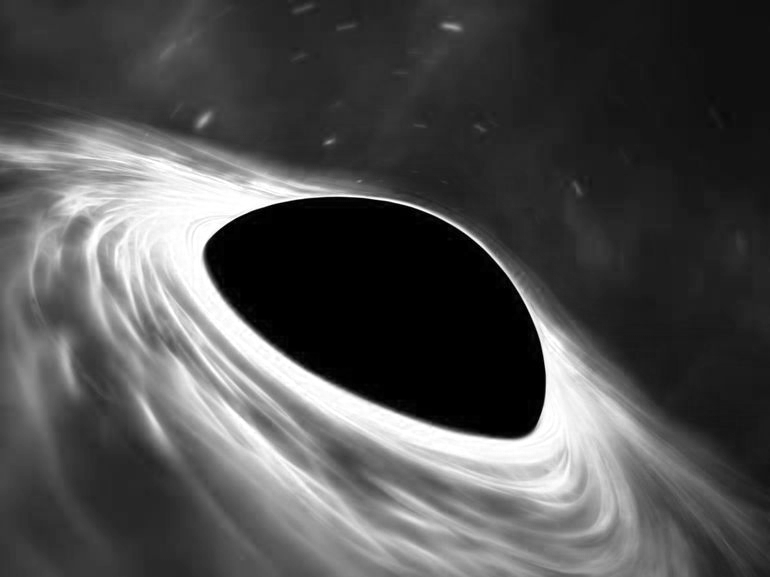
#> input picture TP1/new_img.png, 770 x 577 px
$ python exo2.py new_img.png
#> lines starting #> are read from the running program, lines starting #| are printed output that depends on the picture
import cv2 as cv
import sys
import matplotlib.pyplot as plt

img_bgr = cv.imread(sys.argv[1])
#> img_bgr is the input picture: shape (577, 770, 3); min 0, max 255, mean 79.3

if img_bgr is None:
	sys.exit("Could not read the image.")

b_histo = cv.calcHist([img_bgr], [0], None, [256], [0,256])
#> b_histo = 256 values, max 45273 at index 0, min 108 at index 14, mean 1735.5
g_histo = cv.calcHist([img_bgr], [1], None, [256], [0,256])
#> g_histo has the same summary as b_histo
r_histo = cv.calcHist([img_bgr], [2], None, [256], [0,256])
#> r_histo has the same summary as b_histo

cv.imshow("Image",img_bgr)
cv.waitKey(0)

plt.plot(b_histo,'b')
plt.plot(g_histo,'g')
plt.plot(r_histo,'r')
plt.show()
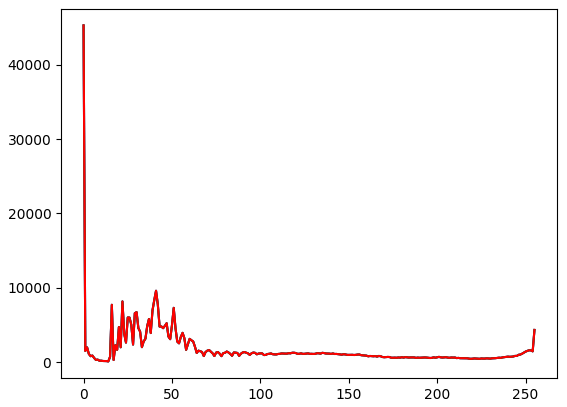
#> figure drawn by matplotlib, 1 panel; curve peaks at x = 0, y = 45273; curve peaks at x = 0, y = 45273; curve peaks at x = 0, y = 45273

cv.destroyAllWindows()
